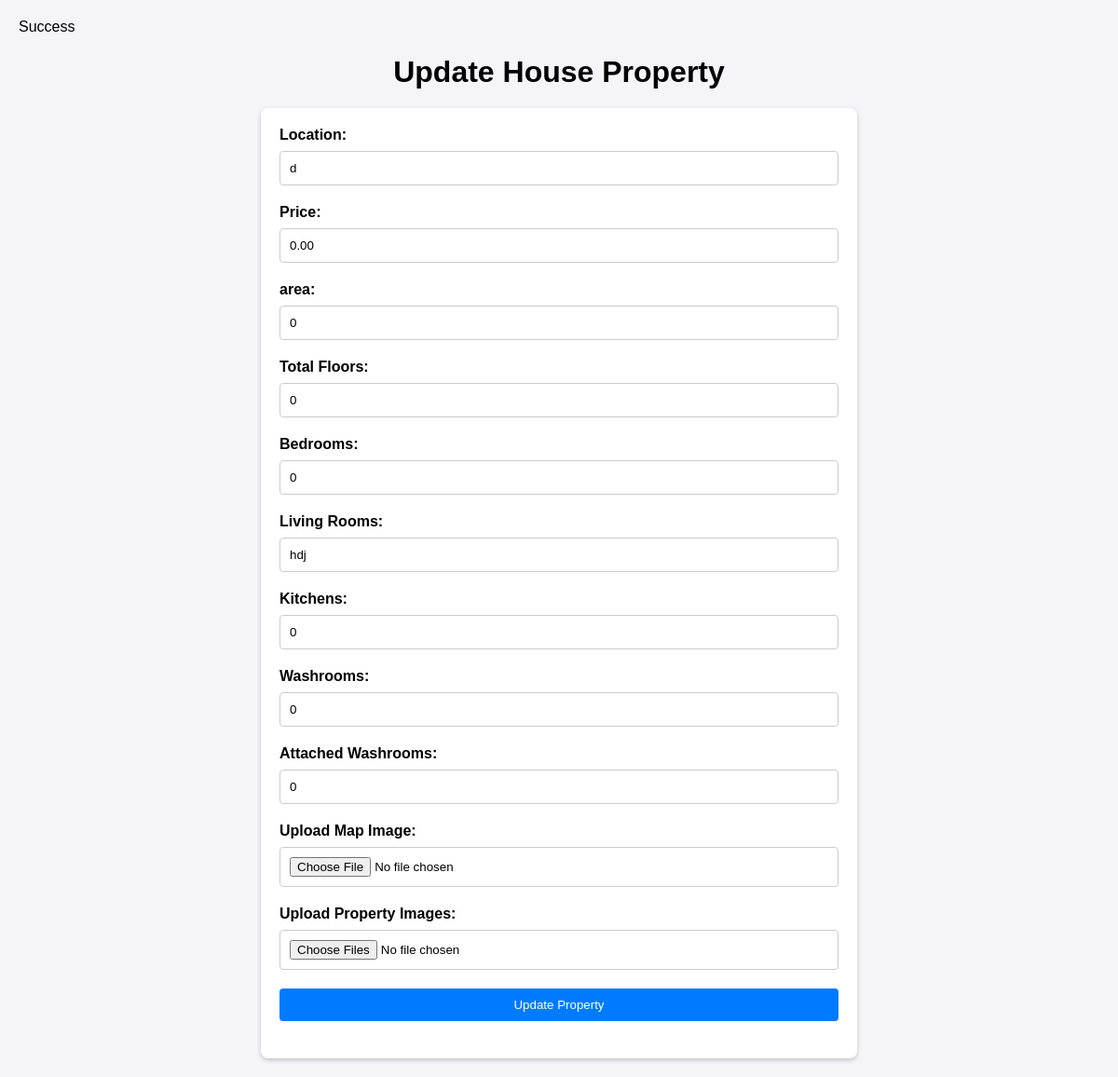
/update_house.php?id=4, run on the app's committed database.
### tables this page shows
CREATE TABLE `houseproperties` (
  `id` int(11) NOT NULL,
  `user_id` int(11) NOT NULL,
  `floors` varchar(255) DEFAULT NULL,
  `bedrooms` varchar(255) DEFAULT NULL,
  `living_rooms` varchar(255) DEFAULT NULL,
  `area` varchar(255) NOT NULL,
  `kitchens` varchar(255) DEFAULT NULL,
  `washrooms` varchar(255) DEFAULT NULL,
  `attached_washrooms` varchar(255) DEFAULT NULL,
  `location` varchar(255) NOT NULL,
  `price` decimal(10,2) NOT NULL,
  `map_image` varchar(255) NOT NULL,
  `property_images` text NOT NULL,
  `created_at` timestamp NOT NULL DEFAULT current_timestamp(),
  `updated_at` timestamp NOT NULL DEFAULT current_timestamp() ON UPDATE current_timestamp(),
  `status` varchar(20) DEFAULT 'pending',
  `is_featured` tinyint(1) DEFAULT 0
);

### update_house.php (the view, shortened to what this page needs)
<?php
include 'db.php';
if (isset($_GET['id'])) {
    $property_id = $_GET['id'];
    $sql = "SELECT * FROM houseproperties WHERE id = :id";
    $stmt = $conn->prepare($sql);
    $stmt->bindValue(':id', $property_id, PDO::PARAM_INT);
    $stmt->execute();
    $property = $stmt->fetch(PDO::FETCH_ASSOC);
}
?>
<!DOCTYPE html>
<html lang="en">
<head>
</head>
<body>
    <h1>Update House Property</h1>
    <form action="" method="POST" enctype="multipart/form-data">
        <label for="location">Location:</label>
        <input type="text" id="location" name="location" value="<?php echo htmlspecialchars($property['location']); ?>" required>
        <label for="price">Price:</label>
        <input type="text" id="price" name="price" value="<?php echo htmlspecialchars($property['price']); ?>" required>
        <label for="area">area:</label>
        <input type="text" id="area" name="area" value="<?php echo htmlspecialchars($property['area']); ?>" required>
        <label for="floors">Total Floors:</label>
        <input type="text" id="floors" name="floors" value="<?php echo htmlspecialchars($property['floors']); ?>" required>
        <label for="bedrooms">Bedrooms:</label>
        <input type="text" id="bedrooms" name="bedrooms" value="<?php echo htmlspecialchars($property['bedrooms']); ?>" required>
        <label for="living_rooms">Living Rooms:</label>
        <input type="text" id="living_rooms" name="living_rooms" value="<?php echo htmlspecialchars($property['living_rooms']); ?>" required>
        <label for="kitchens">Kitchens:</label>
        <input type="text" id="kitchens" name="kitchens" value="<?php echo htmlspecialchars($property['kitchens']); ?>" required>
        <label for="washrooms">Washrooms:</label>
        <input type="text" id="washrooms" name="washrooms" value="<?php echo htmlspecialchars($property['washrooms']); ?>" required>
        <label for="attached_washrooms">Attached Washrooms:</label>
        <input type="text" id="attached_washrooms" name="attached_washrooms" value="<?php echo htmlspecialchars($property['attached_washrooms']); ?>" required>
        <label for="map_image">Upload Map Image:</label>
        <input type="file" id="map_image" name="map_image" accept="image/*">
        <label for="property_images">Upload Property Images:</label>
        <input type="file" id="property_images" name="property_images[]" multiple accept="image/*">
        <button type="submit">Update Property</button>
    </form>
</body>
</html>

### update_house.php (style rules this page uses)
body { font-family: Arial, sans-serif; background-color: #f4f4f9; margin: 0; padding: 20px; }
h1 { text-align: center; margin-bottom: 20px; }
form { max-width: 600px; margin: 0 auto; background: #fff; padding: 20px; border-radius: 8px; box-shadow: 0 2px 5px rgba(0, 0, 0, 0.2); }
label { display: block; margin-bottom: 8px; font-weight: bold; }
input[type="text"], input[type="file"], button { width: 100%; padding: 10px; margin-bottom: 20px; border: 1px solid #ccc; border-radius: 4px; }
button { background-color: #007BFF; color: #fff; border: none; cursor: pointer; }

### data on the page
houseproperties: location "d", price "0.00", area "0", floors "0", bedrooms "0", living_rooms "hdj", kitchens "0", washrooms "0", attached_washrooms "0"
